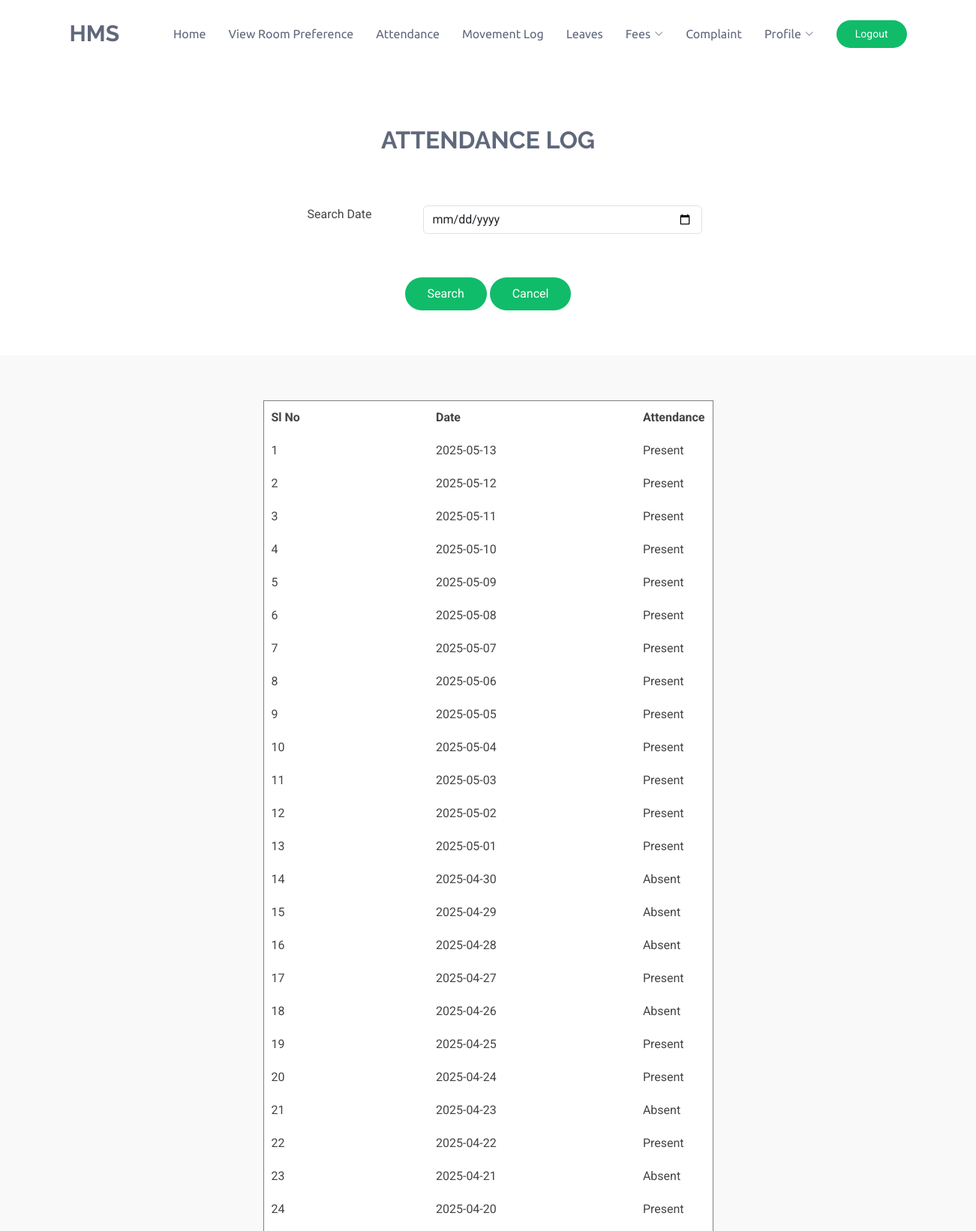
/Parent/viewAttendance.php (signed in, upper part), run on the app's committed database.
### tables this page shows
CREATE TABLE `tbl_attendance` (
  `attendance_id` int(11) NOT NULL,
  `attendance_date` date NOT NULL,
  `user_id` varchar(20) NOT NULL,
  `attendance_status` int(11) NOT NULL
);

### Parent/viewAttendance.php (the view, shortened to what this page needs)
<?php
include("../Assets/Connection/Connection.php");
$selUser = "select * from tbl_parent where user_id='" . $_SESSION["user_id"] . "'";
$rowu = $con->query($selUser);
$datau = $rowu->fetch_assoc();
if ($datau["verification_status"] == 1 || $datau["verification_status"] == 3 ) {
?>
    <!DOCTYPE html>
    <html lang="en">
    <head>
        <link rel="stylesheet" href="https://cdnjs.cloudflare.com/ajax/libs/font-awesome/4.7.0/css/font-awesome.min.css">
        <link href="../Assets/Template/Student/vendor/bootstrap/css/bootstrap.min.css" rel="stylesheet">
        <link href="../Assets/Template/Student/vendor/bootstrap-icons/bootstrap-icons.css" rel="stylesheet">
        <link href="../Assets/Template/Student/vendor/aos/aos.css" rel="stylesheet">
        <link href="../Assets/Template/Student/vendor/glightbox/css/glightbox.min.css" rel="stylesheet">
        <link href="../Assets/Template/Student/vendor/swiper/swiper-bundle.min.css" rel="stylesheet">
        <link href="../Assets/Template/Student/css/main.css" rel="stylesheet">
    </head>
    <body class="index-page">
    <?php
    include("header.php");
    ?>
        <main class="main">
            <div class="container section-title" data-aos="fade-up">
                <br><br>
                <h2>Attendance Log</h2>
                <br><br>
               <center>
                <div class="col-lg-6 col-md-6" data-aos="fade-up" data-aos-delay="300">
                    <div class="service-item position-relative">
            <form id="form1" name="form1" action="" method="post" enctype="multipart/form-data" class="php-email-form" data-aos="fade-up" data-aos-delay="200">
              <div class="row gy-4">
                <div class="col-md-4">
                  Search Date
                </div>
                <div class="col-md-8">
                  <input type="date" name="searchdate" id="searchdate" class="form-control"  />
                </div>
                <br><br><br><br>
                <div class="col-md-12 text-center">
                  <input type="submit" name="btnsearch" id="btnsearch" value="Search" />
                  <input type="submit" name="btncancel" id="btncancel" value="Cancel" />
                </div>
              </div>
            </form>
                    </div>
                </div>
          </center>
            </div>
            <?php
            if(isset($_POST["btnsearch"]))
            {
                ?>
                  <center>
                <section id="services" class="services section light-background">
                    <div class="col-lg-6 col-md-6" data-aos="fade-up" data-aos-delay="300">
                        <table width="600" border="1" cellpadding="10">
                            <tr>
                                <th width="40%">Sl No</th>
                                <th width="50%">Date</th>
                                <th width="10%">Attendance</th>
                            </tr>
                            <?php
                            $SelQry = "select * from tbl_attendance a inner join tbl_parent p on a.user_id=p.student_id where p.user_id='" . $_SESSION["user_id"] . "' and attendance_date='".$_POST["searchdate"]."' order by attendance_date desc";
                            $row = $con->query($SelQry);
                            $i = 0;
                            while ($data = $row->fetch_assoc()) {
                                $i++;
                            ?>
                                <tr>
                                    <td><?php echo $i; ?></td>
                                    <td><?php echo $data["attendance_date"] ?></td>
                                    <td>
                                        <?php
                                        if ($data["attendance_status"] == 0)
                                            echo "Absent";
                                        else
                                            echo "Present";
                                        ?>
                                    </td>
                                </tr>
                            <?php
                            }
                            ?>
                        </table>
                        <br><br><br><br><br><br><br><br>
                    </div>
                </section>
            </center>
                <?php
            }
            else if(isset($_POST["btncancel"]))
            {
                ?>
                    <script>
                    window.location="viewAttendance.php";
                    </script>
                <?php
            }
            else{
          ?>
            <center>
                <section id="services" class="services section light-background">
                    <div class="col-lg-6 col-md-6" data-aos="fade-up" data-aos-delay="300">
                        <table width="600" border="1" cellpadding="10">
                            <tr>
                                <th width="40%">Sl No</th>
                                <th width="50%">Date</th>
                                <th width="10%">Attendance</th>
                            </tr>
                            <?php
                            $SelQry = "select * from tbl_attendance a inner join tbl_parent p on a.user_id=p.student_id where p.user_id='" . $_SESSION["user_id"] . "' order by attendance_date desc";
                            $row = $con->query($SelQry);
                            $i = 0;
                            while ($data = $row->fetch_assoc()) {
                                $i++;
                            ?>
                                <tr>
                                    <td><?php echo $i; ?></td>
                                    <td><?php echo $data["attendance_date"] ?></td>
                                    <td>
                                        <?php
                                        if ($data["attendance_status"] == 0)
                                            echo "Absent";
                                        else
                                            echo "Present";
                                        ?>
                                    </td>
                                </tr>
                            <?php
                            }
                            ?>
                        </table>
                        <br><br><br><br><br><br><br><br>
                    </div>
                </section>
            </center>
          <?php
          }
          ?>
        </main>
        <br><br><br><br>
    </body>
    </html>
<?php
}
?>

### Assets/Template/Student/css/main.css (style rules this page uses)
:root { --default-font: "Roboto", system-ui, -apple-system, "Segoe UI", Roboto, "Helvetica Neue", Arial, "Noto Sans", "Liberation Sans", sans-serif, "Apple Color Emoji", "Segoe UI Emoji", "Segoe UI Symbol", "Noto Color Emoji"; --heading-font: "Raleway", sans-serif; --nav-font: "Ubuntu", sans-serif; }
:root { --background-color: #ffffff; --default-color: #444444; --heading-color: #5f687b; --accent-color: #10bc69; --surface-color: #ffffff; --contrast-color: #ffffff; }
:root { --nav-color: #5f687b; --nav-hover-color: #10bc69; --nav-mobile-background-color: #ffffff; --nav-dropdown-background-color: #ffffff; --nav-dropdown-color: #5f687b; --nav-dropdown-hover-color: #10bc69; }
.light-background { --background-color: #f9f9f9; --surface-color: #ffffff; }
:root { scroll-behavior: smooth; }
body { color: var(--default-color); background-color: var(--background-color); font-family: var(--default-font); }
h1, h2, h3, h4, h5, h6 { color: var(--heading-color); font-family: var(--heading-font); }
section, .section { color: var(--default-color); background-color: var(--background-color); padding: 60px 0; scroll-margin-top: 100px; overflow: clip; }
.section-title { text-align: center; padding: 30px 0; margin-bottom: 30px; position: relative; }
.section-title h2 { font-size: 32px; font-weight: 700; text-transform: uppercase; margin-bottom: 20px; padding-bottom: 0; position: relative; z-index: 2; }

### Parent/viewAttendance.php (style rules this page uses)
input[type=submit], [type=reset] { color: var(--contrast-color); background: var(--accent-color); border: 0; padding: 10px 30px; transition: 0.4s; border-radius: 50px; }
table { background-color: white; border: 0.5px solid grey; }

### data on the page
tbl_attendance: attendance_date "2025-05-13", attendance_status "Present"
tbl_attendance: attendance_date "2025-05-12", attendance_status "Present"
tbl_attendance: attendance_date "2025-05-11", attendance_status "Present"
tbl_attendance: attendance_date "2025-05-10", attendance_status "Present"
tbl_attendance: attendance_date "2025-05-09", attendance_status "Present"
tbl_attendance: attendance_date "2025-05-08", attendance_status "Present"
tbl_attendance: attendance_date "2025-05-07", attendance_status "Present"
tbl_attendance: attendance_date "2025-05-06", attendance_status "Present"
tbl_attendance: attendance_date "2025-05-05", attendance_status "Present"
tbl_attendance: attendance_date "2025-05-04", attendance_status "Present"
tbl_attendance: attendance_date "2025-05-03", attendance_status "Present"
tbl_attendance: attendance_date "2025-05-02", attendance_status "Present"
tbl_attendance: attendance_date "2025-05-01", attendance_status "Present"
tbl_attendance: attendance_date "2025-04-30", attendance_status "Absent"
tbl_attendance: attendance_date "2025-04-29", attendance_status "Absent"
tbl_attendance: attendance_date "2025-04-28", attendance_status "Absent"
tbl_attendance: attendance_date "2025-04-27", attendance_status "Present"
tbl_attendance: attendance_date "2025-04-26", attendance_status "Absent"
tbl_attendance: attendance_date "2025-04-25", attendance_status "Present"
tbl_attendance: attendance_date "2025-04-24", attendance_status "Present"
tbl_attendance: attendance_date "2025-04-23", attendance_status "Absent"
tbl_attendance: attendance_date "2025-04-22", attendance_status "Present"
tbl_attendance: attendance_date "2025-04-21", attendance_status "Absent"
tbl_attendance: attendance_date "2025-04-20", attendance_status "Present"
